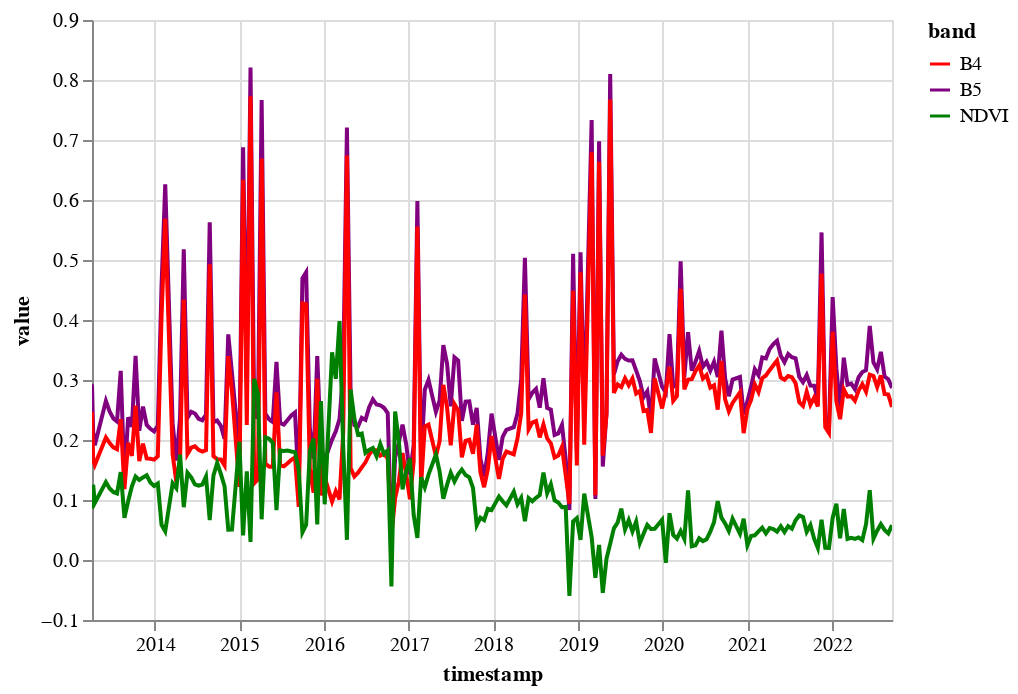

Notebook cell for this chart:
### Markdown cell above
Here we use the dataframe to plot the timeseries for B5, B4, and NDVI:

### Code cell
alt.Chart(source).mark_line().encode(
    x='timestamp:T',
    y='value',
    color=alt.Color(
        'band', 
        scale=alt.Scale(
            domain=['B4', 'B5', 'NDVI'],
            range=['red', 'purple', 'green']
        )
    ),
    tooltip=['band', 'value', 'timestamp:T']
).interactive(bind_y=False)

### Figure 1 — Vega-Lite specification as saved in the notebook (floating-point values rounded to 4 significant figures; data arrays with more than 128 entries replaced by an {"elided": "..."} marker saying what was removed)
{"config": {"view": {"continuousWidth": 400, "continuousHeight": 300}}, "data": {"name": "data-00100d76ad87fb141d9461b9e6386b1f"}, "mark": "line", "encoding": {"color": {"field": "band", "scale": {"domain": ["B4", "B5", "NDVI"], "range": ["red", "purple", "green"]}, "type": "nominal"}, "tooltip": [{"field": "band", "type": "nominal"}, {"field": "value", "type": "quantitative"}, {"field": "timestamp", "type": "temporal"}], "x": {"field": "timestamp", "type": "temporal"}, "y": {"field": "value", "type": "quantitative"}}, "selection": {"selector001": {"type": "interval", "bind": "scales", "encodings": ["x"]}}, "$schema": "https://vega.github.io/schema/vega-lite/v4.17.0.json", "datasets": {"data-00100d76ad87fb141d9461b9e6386b1f": {"elided": "621 records"}}}
